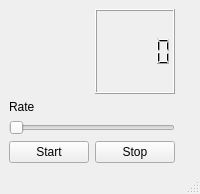
<?xml version="1.0" encoding="UTF-8"?>
<ui version="4.0">
 <class>MainWindow</class>
 <widget class="QMainWindow" name="MainWindow">
  <property name="geometry">
   <rect>
    <x>0</x>
    <y>0</y>
    <width>200</width>
    <height>194</height>
   </rect>
  </property>
  <property name="windowTitle">
   <string>Cam Flooder</string>
  </property>
  <widget class="QWidget" name="centralwidget">
   <layout class="QGridLayout" name="gridLayout">
    <item row="3" column="2">
     <spacer name="horizontalSpacer">
      <property name="orientation">
       <enum>Qt::Horizontal</enum>
      </property>
      <property name="sizeHint" stdset="0">
       <size>
        <width>40</width>
        <height>20</height>
       </size>
      </property>
     </spacer>
    </item>
    <item row="0" column="0">
     <spacer name="verticalSpacer">
      <property name="orientation">
       <enum>Qt::Vertical</enum>
      </property>
      <property name="sizeHint" stdset="0">
       <size>
        <width>20</width>
        <height>40</height>
       </size>
      </property>
     </spacer>
    </item>
    <item row="3" column="0">
     <widget class="QPushButton" name="start_button">
      <property name="text">
       <string>Start</string>
      </property>
     </widget>
    </item>
    <item row="3" column="1">
     <widget class="QPushButton" name="stop_button">
      <property name="text">
       <string>Stop</string>
      </property>
     </widget>
    </item>
    <item row="1" column="0">
     <widget class="QLabel" name="rate_label">
      <property name="text">
       <string>Rate</string>
      </property>
      <property name="buddy">
       <cstring>rate_slider</cstring>
      </property>
     </widget>
    </item>
    <item row="2" column="0" colspan="2">
     <widget class="QSlider" name="rate_slider">
      <property name="orientation">
       <enum>Qt::Horizontal</enum>
      </property>
     </widget>
    </item>
    <item row="0" column="1">
     <widget class="QLCDNumber" name="lcd_number"/>
    </item>
   </layout>
  </widget>
  <widget class="QMenuBar" name="menubar">
   <property name="geometry">
    <rect>
     <x>0</x>
     <y>0</y>
     <width>200</width>
     <height>23</height>
    </rect>
   </property>
  </widget>
  <widget class="QStatusBar" name="statusbar"/>
 </widget>
 <resources/>
 <connections>
  <connection>
   <sender>rate_slider</sender>
   <signal>sliderMoved(int)</signal>
   <receiver>lcd_number</receiver>
   <slot>display(int)</slot>
   <hints>
    <hint type="sourcelabel">
     <x>55</x>
     <y>123</y>
    </hint>
    <hint type="destinationlabel">
     <x>139</x>
     <y>57</y>
    </hint>
   </hints>
  </connection>
 </connections>
</ui>
